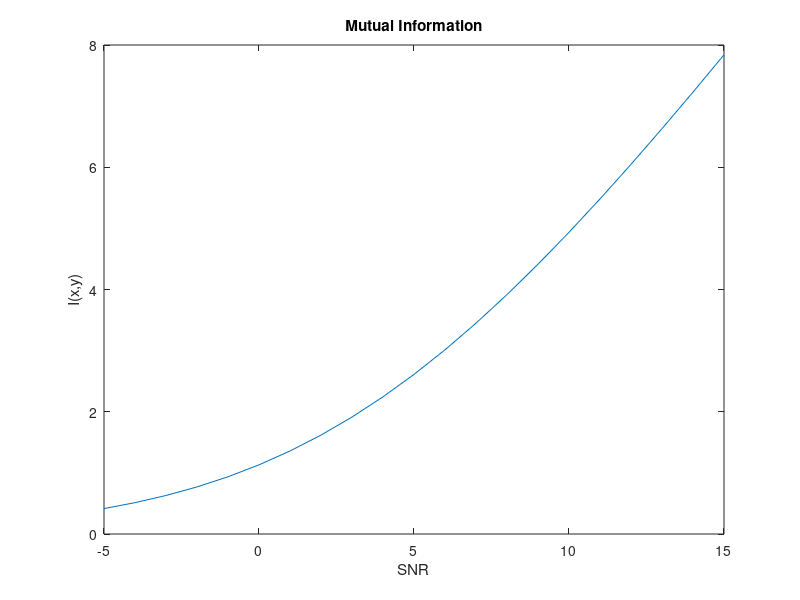

Write the MATLAB code that produced this figure.
% Emilio Rodriguez
% Homework 3
% Item A

% In this script is plotted the Mutual Information.

clc; clear; close all;

% MIMO 2x2

nt = 2;
nr = 2;

Etx = 1;

SNR = -5:15;            % [dB]
snr = 10.^(SNR/10);

Cx = (Etx/nt) * eye(nt);    % Power constraint

I = zeros(1,length(snr));

sigma_w = sqrt(Etx./snr);

% Rayleigh Channel

H = sqrt(1/2)*(randn(nr,nt) + 1i*randn(nr,nt));

for k = 1:length(snr)
    
    Cw = (sigma_w(k))^2*eye(nt); 
        
    I(k) = log2(real(det(eye(nt) + H'*inv(Cw)*H*Cx)));
end


% Ploting I(x,y) vs. SNR
plot(SNR,I);
title ('Mutual Information');
xlabel('SNR');
ylabel('I(x,y)');
